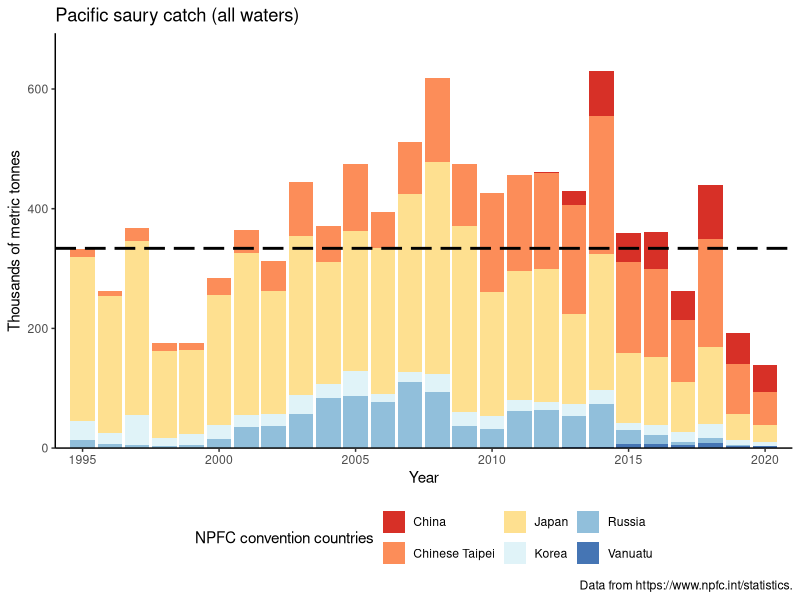
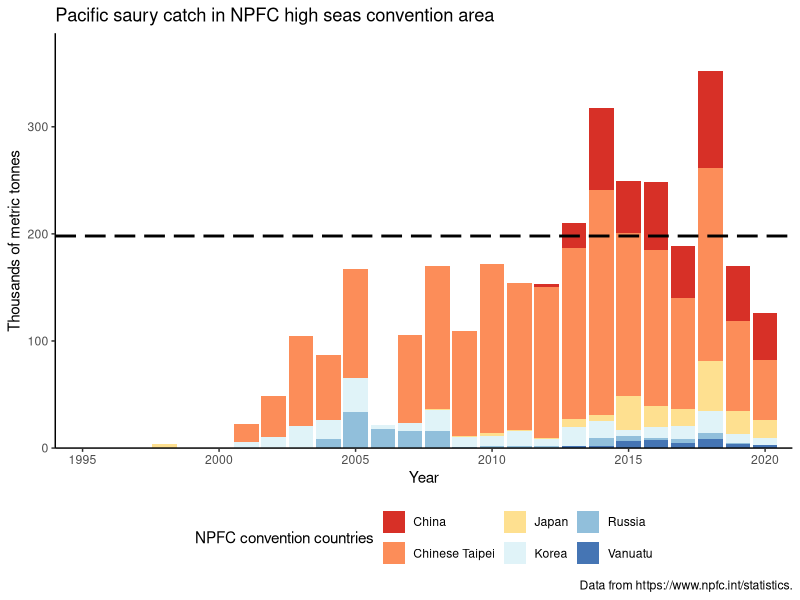
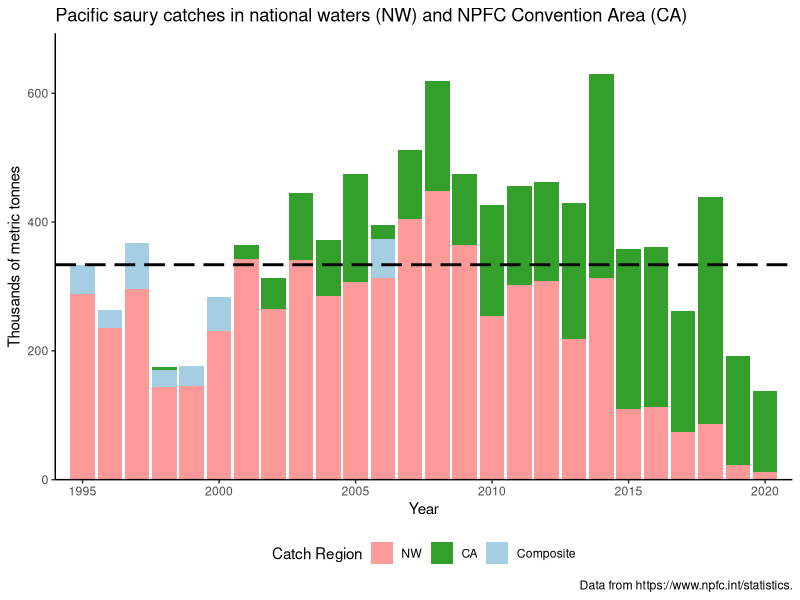
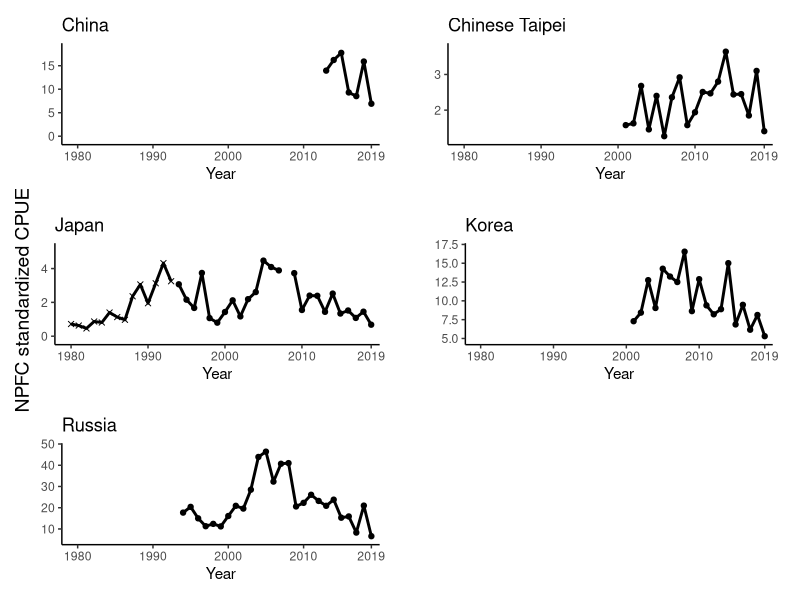

Write the R code that produced these figures, in order.
## ---- chunk 1
library(knitr)
library(tidyverse)
library(RColorBrewer)
library(cowplot)
library(here)
knitr::opts_chunk$set(echo = TRUE)

NPFCcatch <- read_csv(here('data//NPFCcatchstats_June102021.csv'))
NPFCeffort <- read_csv(here('data//NPFCeffortstats_June102021.csv'))

# uniform styling for tidyverse
NPFCcatch$region <- str_replace_all(NPFCcatch$region, "\n", "")
NPFCeffort$species <- str_to_lower(NPFCeffort$species)
NPFCcatch$gear <- str_to_lower(NPFCcatch$gear)
NPFCeffort$gear <- str_to_lower(NPFCeffort$gear)
## ---- chunk 2
saury <- NPFCcatch %>%
  filter(species=='pacific_saury') %>%
  mutate(catch_mton=catch_mton/1000)

# custom color scale to hold constant with all plots
convcountries <- brewer.pal(6, 'RdYlBu')
names(convcountries) <- levels(NPFCcatch$country)
customscale <- scale_fill_manual(values=convcountries, labels=c('China','Chinese Taipei','Japan','Korea','Russia', 'Vanuatu'))

saurycatchplot <- ggplot(data=saury, aes(x=year, y=catch_mton, fill=country)) +
  geom_bar(position='stack', stat='identity') +
  customscale +
  scale_x_continuous(limits=c(1994,2021), expand=c(0,0)) +
  scale_y_continuous(expand=expansion(mult=c(0,0.1)))  +
  xlab('Year') +
  ylab('Thousands of metric tonnes') +
  theme_classic() +
  theme(legend.position='bottom') +
  ggtitle('Pacific saury catch (all waters)') +
    labs(fill='NPFC convention countries', caption='Data from https://www.npfc.int/statistics.') +
    geom_hline(yintercept=333.75,color='black',linetype='longdash', size=1)
# ggsave(here('rmd', 'NPFC_saury_catch_allcountries.png'), saurycatchplot, width=200, height=150, units='mm')
saurycatchplot
## ---- chunk 3
catchplotfnc_CA <- function(sp, CA=TRUE, ...) {
  catchsp <- NPFCcatch %>% mutate(is_CA=str_detect(region, 'CA'),
                                  catch_mton=catch_mton/1000) %>%
    filter(species==sp & is_CA==CA) %>%
    select(-is_CA)

catchplot <- ggplot(data=catchsp, aes(x=year, y=catch_mton, fill=country)) +
  geom_bar(position='stack', stat='identity') +
  customscale +
  scale_x_continuous(limits=c(1994,2021), expand=c(0,0)) +
  scale_y_continuous(expand=expansion(mult=c(0,0.1)))  +
  xlab('Year') +
  ylab('Thousands of metric tonnes') +
  theme_classic()

  return(catchplot)
}
saurycatchplot_CA <- catchplotfnc_CA('pacific_saury', CA=TRUE) +
  geom_hline(yintercept=198, color='black',linetype='longdash', size=1) +
  theme(legend.position = 'bottom') +
  ggtitle('Pacific saury catch in NPFC high seas convention area') +
  labs(fill='NPFC convention countries', caption='Data from https://www.npfc.int/statistics.')
# ggsave(here('rmd', 'NPFC_saury_catch_allcountries_CA.png'), saurycatchplot_CA, width=200, height=150, units='mm')

saurycatchplot_CA
## ---- chunk 4
regioncolors <- rev(brewer.pal(length(unique(NPFCcatch$region)), 'Paired'))
names(regioncolors) <- levels(NPFCcatch$region)

regionscale <- scale_fill_manual(values=regioncolors,
                                  breaks=c('NW', "CA", "CA170EWest", "CA170EEast", "Composite"),
                                  labels=c('NW', "CA", "CA - west of 170\u00B0E", "CA - east of 170\u00B0E", "Composite"))

catchplotfnc_areacomparison <- function(sp, ...) {
  dat <- NPFCcatch %>% filter(species==sp) %>% mutate(catch_mton=catch_mton/1000)

  plot <- ggplot(data=dat, aes(x=year, y=catch_mton, fill=region)) +
  regionscale +
  geom_bar(position='stack', stat='identity') +
  scale_x_continuous(limits=c(1994,2021), expand=c(0,0)) +
  scale_y_continuous(expand=expansion(mult=c(0,0.1)))  +
  xlab('Year') +
  ylab('Thousands of metric tonnes') +
  theme_classic()
}
# saury catch overall
saurycatchplot_areacomparison <- catchplotfnc_areacomparison(sp='pacific_saury') +
geom_hline(yintercept=333.75,color='black',linetype='longdash', size=1) +
theme(legend.position='bottom') +
labs(fill='Catch Region', caption='Data from https://www.npfc.int/statistics.') +
  ggtitle("Pacific saury catches in national waters (NW) and NPFC Convention Area (CA)")
# ggsave(here('rmd', 'NPFC_saury_catch_allcountries_CAvNW.png'), saurycatchplot_areacomparison, width=200, height=150, units='mm')

saurycatchplot_areacomparison
## ---- chunk 5
cpue <- read_csv(here('data//NPFC_saury_CPUE_2019_stock_assessment_June182021.csv'))

cpue_JPN <- cpue %>% ggplot(aes(x=year, y=CPUE_JPN_early)) +
  geom_point(shape=4) + geom_line(size=1) +
  geom_point(aes(y=CPUE_JPN_late)) + geom_line(aes(y=CPUE_JPN_late), size=1) +
  scale_x_continuous(limits=c(1979,2019),breaks=c(seq(1980,2018,by=10),2019), expand=c(0,1.1)) +
  scale_y_continuous(expand=expansion(mult=c(0.1,0.1)), limits=c(0,5))  +
  xlab('Year') +
  ylab('Standardized CPUE') +
  theme_classic() +
  ggtitle('Japan')

cpue_china <- cpue %>% ggplot(aes(x=year, y=CPUE_CHN)) + geom_point() + geom_line(size=1) +
  scale_x_continuous(limits=c(1979,2019),breaks=c(seq(1980,2018,by=10),2019), expand=c(0,1.1)) +
  scale_y_continuous(expand=expansion(mult=c(0.1,0.1)), limits=c(0,18))  +
  xlab('Year') +
  ylab('Standardized CPUE') +
  theme_classic() +
  ggtitle('China')

cpue_korea <- cpue %>% ggplot(aes(x=year, y=CPUE_KOR)) + geom_point() + geom_line(size=1) +
  scale_x_continuous(limits=c(1979,2019),breaks=c(seq(1980,2018,by=10),2019), expand=c(0,1.1)) +
  scale_y_continuous(expand=expansion(mult=c(0.1,0.1)))  +
  xlab('Year') +
  ylab('Standardized CPUE') +
  theme_classic() +
  ggtitle('Korea')

cpue_chntaipei <- cpue %>% ggplot(aes(x=year, y=CPUE_CT)) + geom_point() + geom_line(size=1) +
  scale_x_continuous(limits=c(1979,2019),breaks=c(seq(1980,2018,by=10),2019), expand=c(0,1.1)) +
  scale_y_continuous(expand=expansion(mult=c(0.1,0.1)))  +
  xlab('Year') +
  ylab('Standardized CPUE') +
  theme_classic() +
  ggtitle('Chinese Taipei')

cpue_russia <- cpue %>% ggplot(aes(x=year, y=CPUE_RUS)) + geom_point() + geom_line(size=1) +
  scale_x_continuous(limits=c(1979,2019),breaks=c(seq(1980,2018,by=10),2019), expand=c(0,1.1)) +
scale_y_continuous(expand=expansion(mult=c(0.1,0.1)))  +
xlab('Year') +
ylab('Standardized CPUE') +
theme_classic() +
ggtitle('Russia')

cpue_plotgrid <- plot_grid(cpue_china + ylab(NULL),
          cpue_chntaipei + ylab(NULL),
          cpue_JPN + ylab(NULL),
          cpue_korea + ylab(NULL),
          cpue_russia + ylab(NULL),
          ncol=2,
          scale=0.9) +
theme(plot.margin=margin(l=10)) +
draw_label(label='NPFC standardized CPUE', x=0.01, y=0.5, angle=90)
# ggsave(here('rmd', 'NPFC_saury_stockassessmentCPUE_allcountries.png'), cpue_plotgrid, width=300, height=150, units='mm')

cpue_plotgrid
